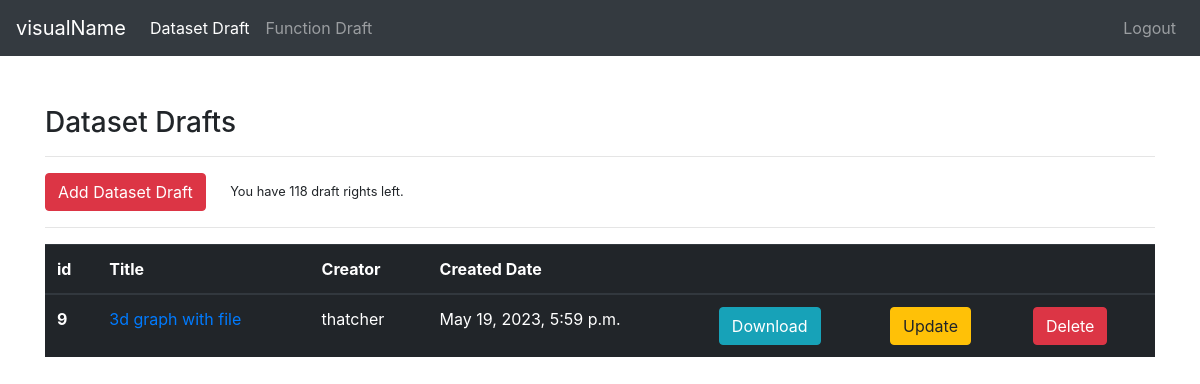
The page /drafts/datasetDraft/ (signed in) on the database as committed earlier.
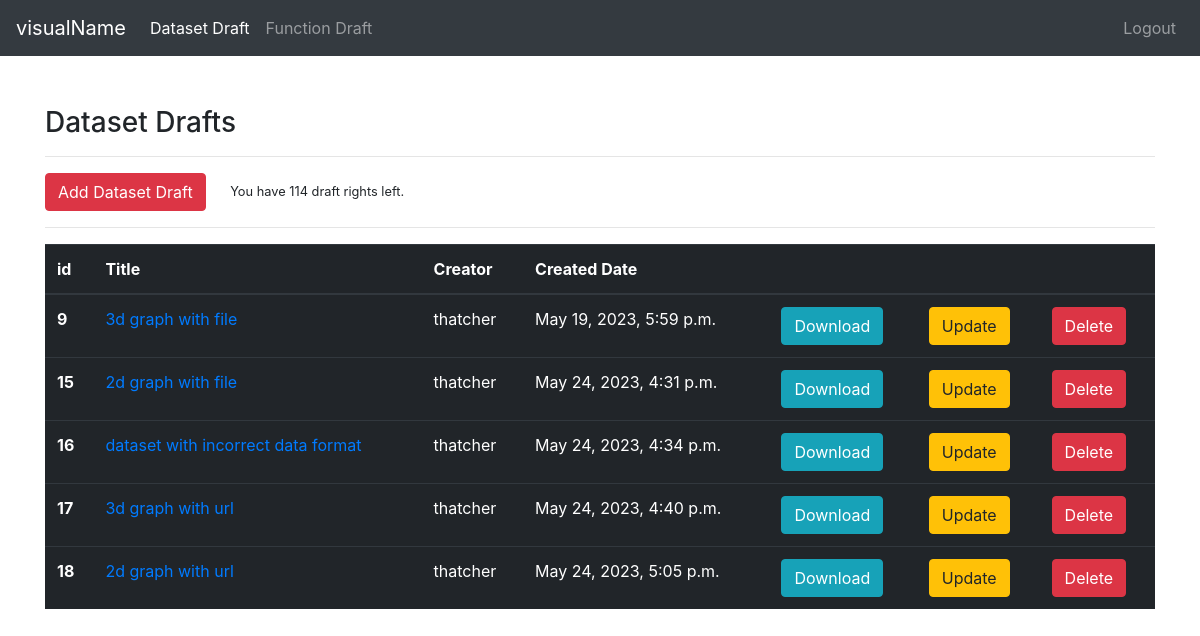
The same page on the database as committed later.
### drafts/models.py (models this page shows, shortened)
class DraftDataset(models.Model):
    creator = models.ForeignKey("auth.User", on_delete=models.CASCADE)
    created_date = models.DateTimeField(auto_now_add=True)
    file = models.FileField(blank=True, null=True, validators=[FileExtensionValidator(allowed_extensions=['csv', 'xslsx'])], upload_to="datasets/")
    file_link = models.CharField(max_length=300, verbose_name='File link(if the file is not uploaded)', blank=True, null=True)
    title = models.CharField(max_length=50)
    title_fontsize = models.IntegerField(default=13)
    title_color = ColorField(default='#000000')
    graph_color = ColorField(default='#000000')
    x_label = models.CharField(max_length=50, default='x')
    y_label = models.CharField(max_length=50, default='y')
    z_label = models.CharField(max_length=50, default='z', blank=True, null=True)

### drafts/views.py (the view)
# urls.py: path('datasetDraft/', views.datasetDraft, name="datasetDraft"),
@login_required(login_url="user:login")
def datasetDraft(request):
    datasetDrafts = DraftDataset.objects.filter(creator = request.user)
    profile = Profile.objects.filter(user=request.user).first()
    draft_right_left =  profile.draft_right_left
    context = {
        "drafts":datasetDrafts,
        "left":draft_right_left
    }
    if draft_right_left <=0:
        messages.warning(request, "Contact n.erenacar13@gmail.com in order to buy more draft rights.")
    return render(request, "datasetDraft.html", context=context)

### templates/datasetDraft.html
{% extends 'layout.html' %}
{% block body %}
<h3>Dataset Drafts</h3>
<hr>
<a class="btn btn-danger" href="{% url 'drafts:addDataset' %}">Add Dataset Draft</a>
<small style="margin-left: 20px">You have {{left}} draft rights left.</small>
<hr>
{% if drafts %}
<table class="table table-dark">
    <thead>
      <tr>
        <th scope="col">id</th>
        <th scope="col">Title</th>
        <th scope="col">Creator</th>
        <th scope="col">Created Date</th>
        <th scope="col"></th>
        <th scope="col"></th>
        <th scope="col"></th>
      </tr>
    </thead>
    <tbody>
        {% for draft in drafts %}
        <tr>
          <th scope="row">{{draft.id}}</th>
          <td><a href="{% url 'drafts:updateDatasetDraft' draft.id %}">{{draft.title}}</a></td>
          <td>{{draft.creator}}</td>
          <td>{{draft.created_date}}</td>
          <td><a href="{% url 'drafts:downloadDatasetDraft' draft.id %}" class="btn btn-info">Download</a></td>
          <td><a href="{% url 'drafts:updateDatasetDraft' draft.id %}" class="btn btn-warning">Update</a></td>
          <td><a href="{% url 'drafts:deleteDatasetDraft' draft.id %}" class="btn btn-danger">Delete</a></td>
        </tr>
        {% endfor %}
    </tbody>
  </table>
{% else %}
<div class="alert alert-danger">You dont have any drafts yet.</div>
{% endif %}
{% endblock body %}

### templates/layout.html (shortened to what this page needs)
{% load static %}
<!DOCTYPE html>
<html lang="en">
<head>
    <link rel="stylesheet" href="https://cdn.jsdelivr.net/npm/bootstrap@4.0.0/dist/css/bootstrap.min.css">
</head>
<body>
    {% include 'includes/navbar.html' %}
    <div style="margin-top: 50px; margin-bottom: 50px" class="container">
        {% block body %}
        {% endblock body %}
    </div>
</body>
</html>

### templates/includes/navbar.html (shortened to what this page needs)
<nav class="navbar navbar-expand-lg navbar-dark bg-dark">
    <a class="navbar-brand" href="{% url 'index' %}">visualName</a>
    <div class="collapse navbar-collapse" id="navbarColor01">
      <ul class="navbar-nav mr-auto">
        {% if request.user.is_authenticated %}
        <li class="nav-item active">
          <a class="nav-link" href="{% url 'drafts:datasetDraft' %}">Dataset Draft <span class="sr-only">(current)</span></a>
        </li>
        <li class="nav-item">
          <a class="nav-link" href="{% url 'drafts:funcDraft' %}">Function Draft</a>
        </li>
        {% endif %}
      </ul>
      <ul class="navbar-nav ml-auto">
        {% if request.user.is_authenticated %}
        <li class="nav-item">
          <a class="nav-link" href="{% url 'user:logout' %}">Logout</a>
        </li>
        {% endif %}
      </ul>
    </div>
  </nav>

Rows that differ between the two databases and show on the page:
added DraftDataset: id "15", title "2d graph with file", creator "thatcher", created_date "May 24, 2023, 4:31 p.m."
added DraftDataset: id "16", title "dataset with incorrect data format", creator "thatcher", created_date "May 24, 2023, 4:34 p.m."
added DraftDataset: id "17", title "3d graph with url", creator "thatcher", created_date "May 24, 2023, 4:40 p.m."
added DraftDataset: id "18", title "2d graph with url", creator "thatcher", created_date "May 24, 2023, 5:05 p.m."
Other text that changed with them:
{{ left }}: "118" → "114"
